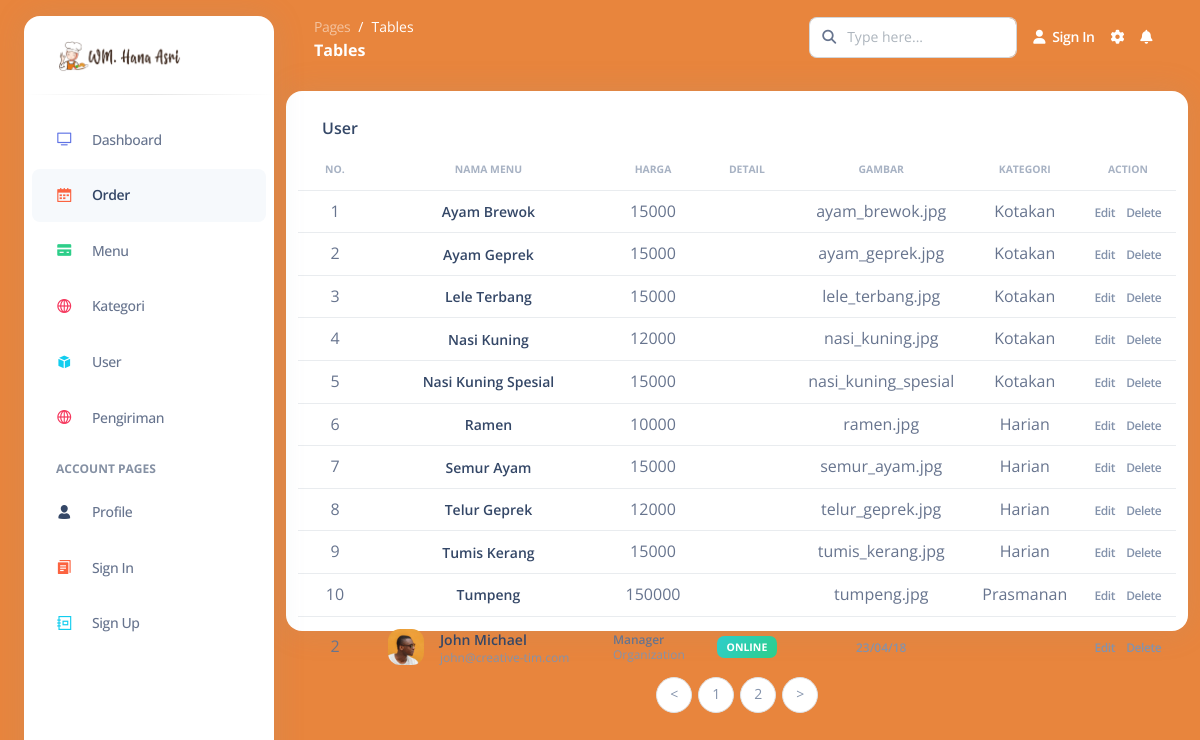
/dashboard/pages/menu.php, run on an earlier commit of the app's database.
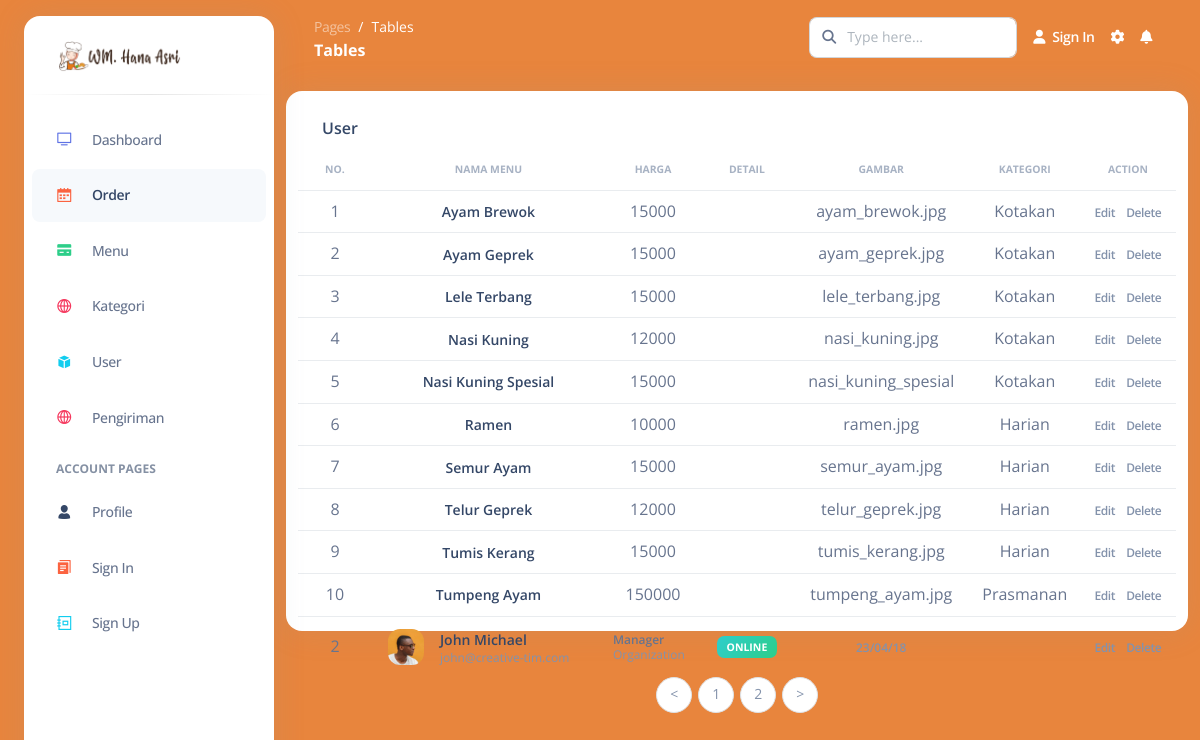
And on a later commit of the database.
### tables this page shows
CREATE TABLE `menu` (
  `id_menu` int(11) NOT NULL,
  `nama_menu` varchar(100) NOT NULL,
  `harga` varchar(50) NOT NULL,
  `detail` text NOT NULL,
  `gambar` varchar(50) NOT NULL,
  `id_kategori` int(11) NOT NULL
);

CREATE TABLE `kategori` (
  `id_kategori` int(11) NOT NULL,
  `nama_kategori` varchar(100) NOT NULL
);

### dashboard/pages/menu.php (the view, shortened to what the changed rows need)
<?php
include('header.php')
?>
    <div class="container-fluid py-3">
      <div class="row">
          <div class="card" style="height:100vh; max-height: 540px;">
            <div class="card-body px-0 pt-0 pb-2">
              <div class="table-responsive p-0">
                <table class="table align-items-center mb-0">
                  <thead>
                    <tr>
                      <th class="text-center text-uppercase text-secondary text-xxs font-weight-bolder opacity-7">No.</th>
                      <th class="text-center text-uppercase text-secondary text-xxs font-weight-bolder opacity-7">Nama Menu</th>
                      <th class="text-center text-uppercase text-secondary text-xxs font-weight-bolder opacity-7">Harga</th>
                      <th class="text-center text-uppercase text-secondary text-xxs font-weight-bolder opacity-7">Detail</th>
                      <th class="text-center text-uppercase text-secondary text-xxs font-weight-bolder opacity-7">Gambar</th>
                      <th class="text-center text-uppercase text-secondary text-xxs font-weight-bolder opacity-7">Kategori</th>
                      <th class="text-center text-uppercase text-secondary text-xxs font-weight-bolder opacity-7">Action</th>
                    </tr>
                  </thead>
                  <tbody>
                    <?php
                      $batas = 10;
                      $halaman = isset($_GET['halaman'])?(int)$_GET['halaman'] : 1;
                      $halaman_awal = ($halaman>1) ? ($halaman * $batas) - $batas : 0;
                      $data_pegawai = mysqli_query($koneksi,"SELECT * FROM menu JOIN kategori ON menu.id_kategori = kategori.id_kategori LIMIT $halaman_awal, $batas");
                      $nomor = $halaman_awal+1;
                      while($d = mysqli_fetch_array($data_pegawai)){
                    ?>
                      <tr>
                        <td class="text-center"><?php echo $nomor++; ?></td>
                        <td class="text-center"><h6 class="mb-0 text-sm"><?php echo $d['nama_menu']; ?></h6></td>
                        <td class="text-center"><?php echo $d['harga']; ?></td>
                        <td class="text-center"><?php echo $d['detail']; ?></td>
                        <td class="text-center"><?php echo $d['gambar']; ?></td>
                        <td class="text-center"><?php echo $d['nama_kategori']; ?></td>
                        <td class="align-middle text-center">
                          <a href="javascript:;" class="text-secondary font-weight-bold text-xs" data-toggle="tooltip" data-original-title="Edit user">
                          Edit
                          </a>
                          <a href="javascript:;" class="text-secondary font-weight-bold text-xs" data-toggle="tooltip" data-original-title="Edit user">
                            Delete
                          </a>
                        </td>
                      </tr>
                    <?php
                      }
                    ?>
                  </tbody>
                </table>
              </div>
            </div>
          </div>
        </div>
      </div>
  </main>
</body>
</html>

What changed in the data, as far as the page shows it:
changed menu "Prasmanan": nama_menu "Tumpeng" → "Tumpeng Ayam"; gambar "tumpeng.jpg" → "tumpeng_ayam.jpg"
